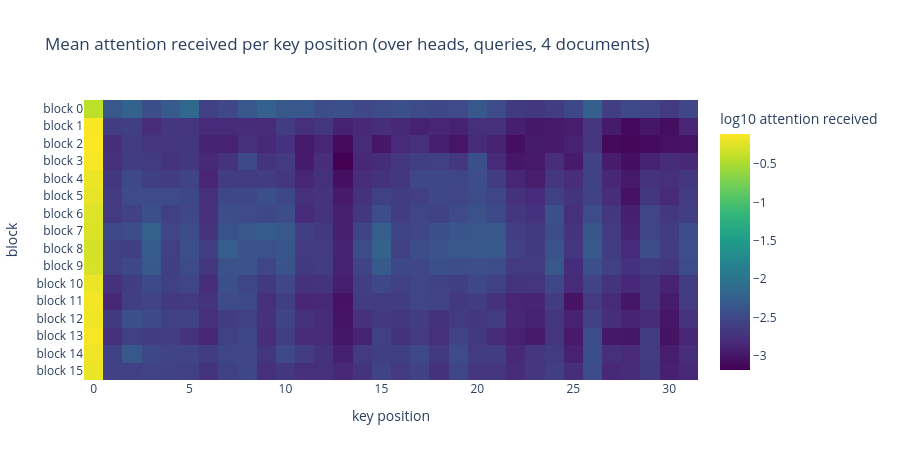

Here is the notebook cell this chart was saved with:
### Markdown cell above
Xiao et al. (2023) observed that transformers dump a large fraction of their attention onto the
first few tokens regardless of content, and built StreamingLLM around never evicting them. Sun
et al.'s claim is that the two phenomena are one: the massive activations make their token's key a
fixed target. Reading the probabilities is what the eager attention implementation was for.

### Code cell
SINK_LEN, SINK_DOCS = 256, 4
sink = np.zeros((n_layers, SINK_LEN))

for doc in range(SINK_DOCS):
    ids = stats_tokens[doc:doc + 1, :SINK_LEN].to(DEVICE)
    with torch.no_grad(), model.trace(ids) as tracer:
        cache = tracer.cache(
            modules=[layers[i].self_attn for i in range(n_layers)],
            device=None, dtype=torch.float32,
        )
    for i in range(n_layers):
        weights = cache[layers[i].self_attn.path].output[1]     # (1, heads, query, key)
        sink[i] += weights[0].mean(dim=(0, 1)).cpu().numpy()    # attention received per key
sink /= SINK_DOCS

fig = px.imshow(
    np.log10(sink[:, :32]),
    color_continuous_scale="Viridis",
    labels=dict(x="key position", y="block", color="log10 attention received"),
    y=[f"block {i}" for i in range(n_layers)],
    title="Mean attention received per key position (over heads, queries, 4 documents)",
    height=460,
)
fig.show()

print(f"{'block':>6} {'attn to pos 0':>15} {'median position':>17} {'ratio':>10}")
for i in [0, 1, 4, 8, 12, 15]:
    median = np.median(sink[i])
    print(f"{i:>6} {sink[i][0]:>14.1%} {median:>17.5f} {sink[i][0] / median:>9.0f}x")

### Figure 1 — Plotly figure (JSON) as saved in the notebook; plotly's stock layout.template omitted (floating-point values rounded to 4 significant figures; data arrays with more than 128 entries replaced by an {"elided": "..."} marker saying what was removed)
{"data": [{"coloraxis": "coloraxis", "hovertemplate": "key position: %{x}<br>block: %{y}<br>log10 attention received: %{z}<extra></extra>", "name": "0", "type": "heatmap", "xaxis": "x", "y": ["block 0", "block 1", "block 2", "block 3", "block 4", "block 5", "block 6", "block 7", "block 8", "block 9", "block 10", "block 11", "block 12", "block 13", "block 14", "block 15"], "yaxis": "y", "z": {"elided": "16x32 float values"}}], "layout": {"coloraxis": {"autocolorscale": false, "colorbar": {"title": {"text": "log10 attention received"}}, "colorscale": [[0.0, "#440154"], [0.1111, "#482878"], [0.2222, "#3e4989"], [0.3333, "#31688e"], [0.4444, "#26828e"], [0.5556, "#1f9e89"], [0.6667, "#35b779"], [0.7778, "#6ece58"], [0.8889, "#b5de2b"], [1.0, "#fde725"]]}, "height": 460, "title": {"text": "Mean attention received per key position (over heads, queries, 4 documents)"}, "xaxis": {"anchor": "y", "constrain": "domain", "domain": [0.0, 1.0], "scaleanchor": "y", "title": {"text": "key position"}}, "yaxis": {"anchor": "x", "autorange": "reversed", "constrain": "domain", "domain": [0.0, 1.0], "title": {"text": "block"}}}}
